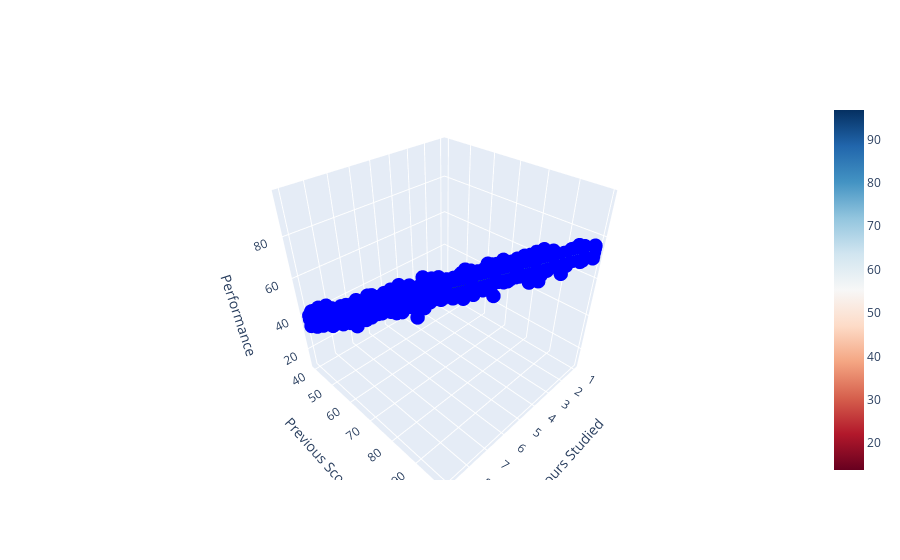

The notebook cell this image was saved under:
### Code cell
import plotly.graph_objects as go
scatter = go.Scatter3d(
    x=X1.values.ravel(),
    y=X2.values.ravel(),
    z=y.ravel(),
    mode='markers',
    marker=dict(size=5, color='blue'),
    name='Data Points'
)

# Create the surface plot for the regression model
surface = go.Surface(
    x=X1_values,
    y=X2_values,
    z=y_pred,
    colorscale='RdBu',
    opacity=0.8,
    name='Regression Model'
)

fig = go.Figure(data=[scatter, surface])

fig.update_layout(scene=dict(xaxis_title='Hours Studied', yaxis_title='Previous Score', zaxis_title='Performance'))

### Figure 1 — Plotly figure (JSON) as saved in the notebook; plotly's stock layout.template omitted (floating-point values rounded to 4 significant figures; data arrays with more than 128 entries replaced by an {"elided": "..."} marker saying what was removed)
{"data": [{"marker": {"color": "blue", "size": 5}, "mode": "markers", "name": "Data Points", "type": "scatter3d", "x": {"elided": "2000 int values"}, "y": {"elided": "2000 int values"}, "z": {"elided": "2000 int values"}}, {"colorscale": [[0, "rgb(103,0,31)"], [0.1, "rgb(178,24,43)"], [0.2, "rgb(214,96,77)"], [0.3, "rgb(244,165,130)"], [0.4, "rgb(253,219,199)"], [0.5, "rgb(247,247,247)"], [0.6, "rgb(209,229,240)"], [0.7, "rgb(146,197,222)"], [0.8, "rgb(67,147,195)"], [0.9, "rgb(33,102,172)"], [1, "rgb(5,48,97)"]], "name": "Regression Model", "opacity": 0.8, "type": "surface", "x": {"elided": "100x100 float values"}, "y": {"elided": "100x100 float values"}, "z": {"elided": "100x100 float values"}}], "layout": {"scene": {"xaxis": {"title": {"text": "Hours Studied"}}, "yaxis": {"title": {"text": "Previous Score"}}, "zaxis": {"title": {"text": "Performance"}}}}}
